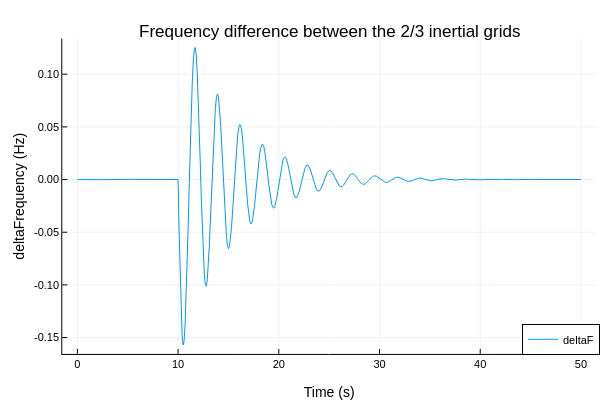

Write notebook code for a chart like this one.
### Code cell
plotlyjs()
p = plot(df[!, "time"], df[!, "deltaFrequency"], label=string("deltaF"))
plot!(p, legend=:bottomright, titlefontsize=12, labelfontsize=10)
title!(p, "Frequency difference between the 2/3 inertial grids")
xlabel!(p, "Time (s)")
ylabel!(p, "deltaFrequency (Hz)")

### Figure 1 — Plotly figure (JSON) as saved in the notebook; plotly's stock layout.template omitted (floating-point values rounded to 4 significant figures; data arrays with more than 128 entries replaced by an {"elided": "..."} marker saying what was removed)
{"data": [{"colorbar": {"len": 0.8761, "title": "", "x": 0.9934, "y": 0.5104}, "legendgroup": "deltaF", "line": {"color": "rgba(0, 154, 250, 1.000)", "dash": "solid", "shape": "linear", "width": 1}, "mode": "lines", "name": "deltaF", "showlegend": true, "type": "scatter", "x": {"elided": "504 float values"}, "xaxis": "x", "y": {"elided": "504 float values"}, "yaxis": "y"}], "layout": {"annotations": [{"font": {"color": "rgba(0, 0, 0, 1.000)", "family": "sans-serif", "size": 17}, "rotation": 0, "showarrow": false, "text": "Frequency difference between the 2/3 inertial grids", "x": 0.5486, "xanchor": "center", "xref": "paper", "y": 1, "yanchor": "top", "yref": "paper"}], "height": 400, "legend": {"bgcolor": "rgba(255, 255, 255, 1.000)", "bordercolor": "rgba(0, 0, 0, 1.000)", "borderwidth": 1, "font": {"color": "rgba(0, 0, 0, 1.000)", "family": "sans-serif", "size": 11}, "title": {"font": {"color": "rgba(0, 0, 0, 1.000)", "family": "sans-serif", "size": 15}, "text": ""}, "tracegroupgap": 0, "traceorder": "normal", "x": 1, "xanchor": "right", "y": 0.07, "yanchor": "bottom"}, "margin": {"b": 20, "l": 0, "r": 0, "t": 20}, "paper_bgcolor": "rgba(255, 255, 255, 1.000)", "plot_bgcolor": "rgba(255, 255, 255, 1.000)", "showlegend": true, "width": 600, "xaxis": {"anchor": "y", "domain": [0.1038, 0.9934], "gridcolor": "rgba(0, 0, 0, 0.100)", "gridwidth": 0.5, "linecolor": "rgba(0, 0, 0, 1.000)", "mirror": false, "range": [-1.5, 51.5], "showgrid": true, "showline": true, "showticklabels": true, "tickangle": 0, "tickcolor": "rgb(0, 0, 0)", "tickfont": {"color": "rgba(0, 0, 0, 1.000)", "family": "sans-serif", "size": 11}, "tickmode": "array", "ticks": "inside", "ticktext": ["0", "10", "20", "30", "40", "50"], "tickvals": [0, 10, 20, 30, 40, 50], "title": "Time (s)", "titlefont": {"color": "rgba(0, 0, 0, 1.000)", "family": "sans-serif", "size": 14}, "type": "-", "visible": true, "zeroline": false, "zerolinecolor": "rgba(0, 0, 0, 1.000)"}, "yaxis": {"anchor": "x", "domain": [0.07234, 0.9485], "gridcolor": "rgba(0, 0, 0, 0.100)", "gridwidth": 0.5, "linecolor": "rgba(0, 0, 0, 1.000)", "mirror": false, "range": [-0.1656, 0.1339], "showgrid": true, "showline": true, "showticklabels": true, "tickangle": 0, "tickcolor": "rgb(0, 0, 0)", "tickfont": {"color": "rgba(0, 0, 0, 1.000)", "family": "sans-serif", "size": 11}, "tickmode": "array", "ticks": "inside", "ticktext": ["-0.15", "-0.10", "-0.05", "0.00", "0.05", "0.10"], "tickvals": [-0.15, -0.1, -0.05, 0, 0.05, 0.1], "title": "deltaFrequency (Hz)", "titlefont": {"color": "rgba(0, 0, 0, 1.000)", "family": "sans-serif", "size": 14}, "type": "-", "visible": true, "zeroline": false, "zerolinecolor": "rgba(0, 0, 0, 1.000)"}}}
